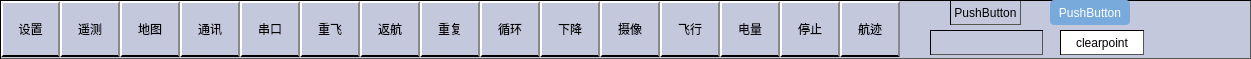
   <widget class="QWidget" name="toolwidget" native="true">
    <property name="geometry">
     <rect>
      <x>0</x>
      <y>0</y>
      <width>1251</width>
      <height>59</height>
     </rect>
    </property>
    <property name="styleSheet">
     <string notr="true">background-color: rgb(196, 200, 220);
border:1px solid;
border-bottom-color: rgb(85, 87, 83);
border-right-color: rgb(85, 87, 83);</string>
    </property>
    <widget class="QToolButton" name="toolButton_setting">
     <property name="geometry">
      <rect>
       <x>1</x>
       <y>1</y>
       <width>59</width>
       <height>56</height>
      </rect>
     </property>
     <property name="styleSheet">
      <string notr="true">QToolButton{color: rgb(0, 0, 0);
border: 2px solid ;
background-color: rgb(196, 200, 220);
border-top-color: rgb(255, 255, 255);
border-left-color: rgb(255, 255, 255);
border-right-color: rgb(136, 138, 133);
}

QToolButton:hover{border: 2px solid ;
background-color: white;
border-right-color: rgb(255, 255, 255);
border-bottom-color: rgb(255, 255, 255);
border-top-color: rgb(136, 138, 133);
border-left-color: rgb(136, 138, 133);}

QToolButton:pressed{border: 2px solid ;
background-color: white;
border-right-color: rgb(136, 138, 133);
border-bottom-color: rgb(136, 138, 133);
border-top-color: rgb(136, 138, 133);
border-left-color: rgb(136, 138, 133); }</string>
     </property>
     <property name="text">
      <string>设置</string>
     </property>
     <property name="icon">
      <iconset resource="resource/images.qrc">
       <normaloff>:/icons/droneicon/tool_tools_128px_524021_easyicon.net.ico</normaloff>:/icons/droneicon/tool_tools_128px_524021_easyicon.net.ico</iconset>
     </property>
     <property name="iconSize">
      <size>
       <width>36</width>
       <height>36</height>
      </size>
     </property>
     <property name="checkable">
      <bool>false</bool>
     </property>
     <property name="autoRepeat">
      <bool>false</bool>
     </property>
     <property name="autoExclusive">
      <bool>false</bool>
     </property>
     <property name="autoRepeatInterval">
      <number>100</number>
     </property>
     <property name="popupMode">
      <enum>QToolButton::DelayedPopup</enum>
     </property>
     <property name="toolButtonStyle">
      <enum>Qt::ToolButtonTextUnderIcon</enum>
     </property>
     <property name="autoRaise">
      <bool>true</bool>
     </property>
    </widget>
    <widget class="QToolButton" name="toolButton_8">
     <property name="geometry">
      <rect>
       <x>60</x>
       <y>1</y>
       <width>60</width>
       <height>56</height>
      </rect>
     </property>
     <property name="styleSheet">
      <string notr="true">QToolButton{color: rgb(0, 0, 0);
border: 2px solid ;
background-color: rgb(196, 200, 220);
border-top-color: rgb(255, 255, 255);
border-left-color: rgb(255, 255, 255);
border-right-color: rgb(136, 138, 133);
}

QToolButton:hover{border: 2px solid ;
background-color: white;
border-right-color: rgb(255, 255, 255);
border-bottom-color: rgb(255, 255, 255);
border-top-color: rgb(136, 138, 133);
border-left-color: rgb(136, 138, 133);}

QToolButton:pressed{border: 2px solid ;
background-color: white;
border-right-color: rgb(136, 138, 133);
border-bottom-color: rgb(136, 138, 133);
border-top-color: rgb(136, 138, 133);
border-left-color: rgb(136, 138, 133); }</string>
     </property>
     <property name="text">
      <string>遥测</string>
     </property>
     <property name="icon">
      <iconset resource="resource/images.qrc">
       <normaloff>:/icons/icons_10.31/drone_128px_1219960_easyicon.net.ico</normaloff>
       <normalon>:/icons/droneicon/btn_connected.png</normalon>:/icons/icons_10.31/drone_128px_1219960_easyicon.net.ico</iconset>
     </property>
     <property name="iconSize">
      <size>
       <width>36</width>
       <height>36</height>
      </size>
     </property>
     <property name="checkable">
      <bool>false</bool>
     </property>
     <property name="autoRepeat">
      <bool>false</bool>
     </property>
     <property name="autoExclusive">
      <bool>false</bool>
     </property>
     <property name="autoRepeatInterval">
      <number>100</number>
     </property>
     <property name="popupMode">
      <enum>QToolButton::DelayedPopup</enum>
     </property>
     <property name="toolButtonStyle">
      <enum>Qt::ToolButtonTextUnderIcon</enum>
     </property>
     <property name="autoRaise">
      <bool>true</bool>
     </property>
    </widget>
    <widget class="QToolButton" name="toolButton_9">
     <property name="geometry">
      <rect>
       <x>120</x>
       <y>1</y>
       <width>60</width>
       <height>56</height>
      </rect>
     </property>
     <property name="styleSheet">
      <string notr="true">QToolButton{color: rgb(0, 0, 0);
border: 2px solid ;
background-color: rgb(196, 200, 220);
border-top-color: rgb(255, 255, 255);
border-left-color: rgb(255, 255, 255);
border-right-color: rgb(136, 138, 133);
}

QToolButton:hover{border: 2px solid ;
background-color: white;
border-right-color: rgb(255, 255, 255);
border-bottom-color: rgb(255, 255, 255);
border-top-color: rgb(136, 138, 133);
border-left-color: rgb(136, 138, 133);}

QToolButton:pressed{border: 2px solid ;
background-color: white;
border-right-color: rgb(136, 138, 133);
border-bottom-color: rgb(136, 138, 133);
border-top-color: rgb(136, 138, 133);
border-left-color: rgb(136, 138, 133); }</string>
     </property>
     <property name="text">
      <string>地图</string>
     </property>
     <property name="icon">
      <iconset resource="resource/images.qrc">
       <normaloff>:/icons/icons_10.31/04_maps.ico</normaloff>
       <normalon>:/icons/icons_10.31/04_maps.ico</normalon>:/icons/icons_10.31/04_maps.ico</iconset>
     </property>
     <property name="iconSize">
      <size>
       <width>36</width>
       <height>36</height>
      </size>
     </property>
     <property name="checkable">
      <bool>false</bool>
     </property>
     <property name="autoRepeat">
      <bool>false</bool>
     </property>
     <property name="autoExclusive">
      <bool>false</bool>
     </property>
     <property name="autoRepeatInterval">
      <number>100</number>
     </property>
     <property name="popupMode">
      <enum>QToolButton::DelayedPopup</enum>
     </property>
     <property name="toolButtonStyle">
      <enum>Qt::ToolButtonTextUnderIcon</enum>
     </property>
     <property name="autoRaise">
      <bool>true</bool>
     </property>
    </widget>
    <widget class="QToolButton" name="toolButton_10">
     <property name="geometry">
      <rect>
       <x>180</x>
       <y>1</y>
       <width>60</width>
       <height>56</height>
      </rect>
     </property>
     <property name="styleSheet">
      <string notr="true">QToolButton{color: rgb(0, 0, 0);
border: 2px solid ;
background-color: rgb(196, 200, 220);
border-top-color: rgb(255, 255, 255);
border-left-color: rgb(255, 255, 255);
border-right-color: rgb(136, 138, 133);
}

QToolButton:hover{border: 2px solid ;
background-color: white;
border-right-color: rgb(255, 255, 255);
border-bottom-color: rgb(255, 255, 255);
border-top-color: rgb(136, 138, 133);
border-left-color: rgb(136, 138, 133);}

QToolButton:pressed{border: 2px solid ;
background-color: white;
border-right-color: rgb(136, 138, 133);
border-bottom-color: rgb(136, 138, 133);
border-top-color: rgb(136, 138, 133);
border-left-color: rgb(136, 138, 133); }</string>
     </property>
     <property name="text">
      <string>通讯</string>
     </property>
     <property name="icon">
      <iconset>
       <normaloff>:/ICONS/ICONS/tool/off.bmp</normaloff>
       <normalon>:/icons/toolbutton/on.bmp</normalon>:/ICONS/ICONS/tool/off.bmp</iconset>
     </property>
     <property name="iconSize">
      <size>
       <width>36</width>
       <height>36</height>
      </size>
     </property>
     <property name="checkable">
      <bool>false</bool>
     </property>
     <property name="autoRepeat">
      <bool>false</bool>
     </property>
     <property name="autoExclusive">
      <bool>false</bool>
     </property>
     <property name="autoRepeatInterval">
      <number>100</number>
     </property>
     <property name="popupMode">
      <enum>QToolButton::DelayedPopup</enum>
     </property>
     <property name="toolButtonStyle">
      <enum>Qt::ToolButtonTextUnderIcon</enum>
     </property>
     <property name="autoRaise">
      <bool>true</bool>
     </property>
    </widget>
    <widget class="QToolButton" name="toolButton_serial">
     <property name="geometry">
      <rect>
       <x>240</x>
       <y>1</y>
       <width>60</width>
       <height>56</height>
      </rect>
     </property>
     <property name="styleSheet">
      <string notr="true">QToolButton{color: rgb(0, 0, 0);
border: 2px solid ;
background-color: rgb(196, 200, 220);
border-top-color: rgb(255, 255, 255);
border-left-color: rgb(255, 255, 255);
border-right-color: rgb(136, 138, 133);
}

QToolButton:hover{border: 2px solid ;
background-color: white;
border-right-color: rgb(255, 255, 255);
border-bottom-color: rgb(255, 255, 255);
border-top-color: rgb(136, 138, 133);
border-left-color: rgb(136, 138, 133);}

QToolButton:pressed{border: 2px solid ;
background-color: white;
border-right-color: rgb(136, 138, 133);
border-bottom-color: rgb(136, 138, 133);
border-top-color: rgb(136, 138, 133);
border-left-color: rgb(136, 138, 133); }</string>
     </property>
     <property name="text">
      <string>串口</string>
     </property>
     <property name="icon">
      <iconset resource="resource/images.qrc">
       <normaloff>:/icons/icons_10.31/connect_128px_1083845_easyicon.net.ico</normaloff>
       <normalon>:/icons/icons_10.31/connect_128px_1083845_easyicon.net.ico</normalon>:/icons/icons_10.31/connect_128px_1083845_easyicon.net.ico</iconset>
     </property>
     <property name="iconSize">
      <size>
       <width>36</width>
       <height>36</height>
      </size>
     </property>
     <property name="checkable">
      <bool>false</bool>
     </property>
     <property name="autoRepeat">
      <bool>false</bool>
     </property>
     <property name="autoExclusive">
      <bool>false</bool>
     </property>
     <property name="autoRepeatInterval">
      <number>100</number>
     </property>
     <property name="popupMode">
      <enum>QToolButton::DelayedPopup</enum>
     </property>
     <property name="toolButtonStyle">
      <enum>Qt::ToolButtonTextUnderIcon</enum>
     </property>
     <property name="autoRaise">
      <bool>true</bool>
     </property>
    </widget>
    <widget class="QToolButton" name="toolButton_12">
     <property name="geometry">
      <rect>
       <x>300</x>
       <y>1</y>
       <width>60</width>
       <height>56</height>
      </rect>
     </property>
     <property name="styleSheet">
      <string notr="true">QToolButton{color: rgb(0, 0, 0);
border: 2px solid ;
background-color: rgb(196, 200, 220);
border-top-color: rgb(255, 255, 255);
border-left-color: rgb(255, 255, 255);
border-right-color: rgb(136, 138, 133);
}

QToolButton:hover{border: 2px solid ;
background-color: white;
border-right-color: rgb(255, 255, 255);
border-bottom-color: rgb(255, 255, 255);
border-top-color: rgb(136, 138, 133);
border-left-color: rgb(136, 138, 133);}

QToolButton:pressed{border: 2px solid ;
background-color: white;
border-right-color: rgb(136, 138, 133);
border-bottom-color: rgb(136, 138, 133);
border-top-color: rgb(136, 138, 133);
border-left-color: rgb(136, 138, 133); }</string>
     </property>
     <property name="text">
      <string>重飞</string>
     </property>
     <property name="icon">
      <iconset>
       <normaloff>:/ICONS/ICONS/tool/reset.bmp</normaloff>
       <normalon>:/icons/toolbutton/1267486145_restart(30px).bmp</normalon>:/ICONS/ICONS/tool/reset.bmp</iconset>
     </property>
     <property name="iconSize">
      <size>
       <width>36</width>
       <height>36</height>
      </size>
     </property>
     <property name="checkable">
      <bool>false</bool>
     </property>
     <property name="autoRepeat">
      <bool>false</bool>
     </property>
     <property name="autoExclusive">
      <bool>false</bool>
     </property>
     <property name="autoRepeatInterval">
      <number>100</number>
     </property>
     <property name="popupMode">
      <enum>QToolButton::DelayedPopup</enum>
     </property>
     <property name="toolButtonStyle">
      <enum>Qt::ToolButtonTextUnderIcon</enum>
     </property>
     <property name="autoRaise">
      <bool>true</bool>
     </property>
    </widget>
    <widget class="QToolButton" name="toolButton_13">
     <property name="geometry">
      <rect>
       <x>360</x>
       <y>1</y>
       <width>60</width>
       <height>56</height>
      </rect>
     </property>
     <property name="styleSheet">
      <string notr="true">QToolButton{color: rgb(0, 0, 0);
border: 2px solid ;
background-color: rgb(196, 200, 220);
border-top-color: rgb(255, 255, 255);
border-left-color: rgb(255, 255, 255);
border-right-color: rgb(136, 138, 133);
}

QToolButton:hover{border: 2px solid ;
background-color: white;
border-right-color: rgb(255, 255, 255);
border-bottom-color: rgb(255, 255, 255);
border-top-color: rgb(136, 138, 133);
border-left-color: rgb(136, 138, 133);}

QToolButton:pressed{border: 2px solid ;
background-color: white;
border-right-color: rgb(136, 138, 133);
border-bottom-color: rgb(136, 138, 133);
border-top-color: rgb(136, 138, 133);
border-left-color: rgb(136, 138, 133); }</string>
     </property>
     <property name="text">
      <string>返航</string>
     </property>
     <property name="icon">
      <iconset>
       <normaloff>:/ICONS/ICONS/tool/1.bmp</normaloff>
       <normalon>:/icons/toolbutton/1.bmp</normalon>:/ICONS/ICONS/tool/1.bmp</iconset>
     </property>
     <property name="iconSize">
      <size>
       <width>36</width>
       <height>36</height>
      </size>
     </property>
     <property name="checkable">
      <bool>false</bool>
     </property>
     <property name="autoRepeat">
      <bool>false</bool>
     </property>
     <property name="autoExclusive">
      <bool>false</bool>
     </property>
     <property name="autoRepeatInterval">
      <number>100</number>
     </property>
     <property name="popupMode">
      <enum>QToolButton::DelayedPopup</enum>
     </property>
     <property name="toolButtonStyle">
      <enum>Qt::ToolButtonTextUnderIcon</enum>
     </property>
     <property name="autoRaise">
      <bool>true</bool>
     </property>
    </widget>
    <widget class="QToolButton" name="toolButton_14">
     <property name="geometry">
      <rect>
       <x>420</x>
       <y>1</y>
       <width>60</width>
       <height>56</height>
      </rect>
     </property>
     <property name="styleSheet">
      <string notr="true">QToolButton{color: rgb(0, 0, 0);
border: 2px solid ;
background-color: rgb(196, 200, 220);
border-top-color: rgb(255, 255, 255);
border-left-color: rgb(255, 255, 255);
border-right-color: rgb(136, 138, 133);
}

QToolButton:hover{border: 2px solid ;
background-color: white;
border-right-color: rgb(255, 255, 255);
border-bottom-color: rgb(255, 255, 255);
border-top-color: rgb(136, 138, 133);
border-left-color: rgb(136, 138, 133);}

QToolButton:pressed{border: 2px solid ;
background-color: white;
border-right-color: rgb(136, 138, 133);
border-bottom-color: rgb(136, 138, 133);
border-top-color: rgb(136, 138, 133);
border-left-color: rgb(136, 138, 133); }</string>
     </property>
     <property name="text">
      <string>重复</string>
     </property>
     <property name="icon">
      <iconset>
       <normaloff>:/ICONS/ICONS/tool/1267486145_restart(30px).bmp</normaloff>
       <normalon>:/icons/toolbutton/1.jpg</normalon>:/ICONS/ICONS/tool/1267486145_restart(30px).bmp</iconset>
     </property>
     <property name="iconSize">
      <size>
       <width>36</width>
       <height>36</height>
      </size>
     </property>
     <property name="checkable">
      <bool>false</bool>
     </property>
     <property name="autoRepeat">
      <bool>false</bool>
     </property>
     <property name="autoExclusive">
      <bool>false</bool>
     </property>
     <property name="autoRepeatInterval">
      <number>100</number>
     </property>
     <property name="popupMode">
      <enum>QToolButton::DelayedPopup</enum>
     </property>
     <property name="toolButtonStyle">
      <enum>Qt::ToolButtonTextUnderIcon</enum>
     </property>
     <property name="autoRaise">
      <bool>true</bool>
     </property>
    </widget>
    <widget class="QToolButton" name="toolButton_15">
     <property name="geometry">
      <rect>
       <x>480</x>
       <y>1</y>
       <width>60</width>
       <height>56</height>
      </rect>
     </property>
     <property name="styleSheet">
      <string notr="true">QToolButton{color: rgb(0, 0, 0);
border: 2px solid ;
background-color: rgb(196, 200, 220);;
border-top-color: rgb(255, 255, 255);
border-left-color: rgb(255, 255, 255);
border-right-color: rgb(136, 138, 133);
}

QToolButton:hover{border: 2px solid ;
background-color: white;
border-right-color: rgb(255, 255, 255);
border-bottom-color: rgb(255, 255, 255);
border-top-color: rgb(136, 138, 133);
border-left-color: rgb(136, 138, 133);}

QToolButton:pressed{border: 2px solid ;
background-color: white;
border-right-color: rgb(136, 138, 133);
border-bottom-color: rgb(136, 138, 133);
border-top-color: rgb(136, 138, 133);
border-left-color: rgb(136, 138, 133); }</string>
     </property>
     <property name="text">
      <string>循环</string>
     </property>
     <property name="icon">
      <iconset>
       <normaloff>:/ICONS/ICONS/tool/loiter1.bmp</normaloff>
       <normalon>:/icons/toolbutton/loiter1.bmp</normalon>:/ICONS/ICONS/tool/loiter1.bmp</iconset>
     </property>
     <property name="iconSize">
      <size>
       <width>36</width>
       <height>36</height>
      </size>
     </property>
     <property name="checkable">
      <bool>false</bool>
     </property>
     <property name="autoRepeat">
      <bool>false</bool>
     </property>
     <property name="autoExclusive">
      <bool>false</bool>
     </property>
     <property name="autoRepeatInterval">
      <number>100</number>
     </property>
     <property name="popupMode">
      <enum>QToolButton::DelayedPopup</enum>
     </property>
     <property name="toolButtonStyle">
      <enum>Qt::ToolButtonTextUnderIcon</enum>
     </property>
     <property name="autoRaise">
      <bool>true</bool>
     </property>
    </widget>
    <widget class="QToolButton" name="toolButton_16">
     <property name="geometry">
      <rect>
       <x>540</x>
       <y>1</y>
       <width>60</width>
       <height>56</height>
      </rect>
     </property>
     <property name="styleSheet">
      <string notr="true">QToolButton{color: rgb(0, 0, 0);
border: 2px solid ;
background-color: rgb(196, 200, 220);
border-top-color: rgb(255, 255, 255);
border-left-color: rgb(255, 255, 255);
border-right-color: rgb(136, 138, 133);
}

QToolButton:hover{border: 2px solid ;
background-color: white;
border-right-color: rgb(255, 255, 255);
border-bottom-color: rgb(255, 255, 255);
border-top-color: rgb(136, 138, 133);
border-left-color: rgb(136, 138, 133);}

QToolButton:pressed{border: 2px solid ;
background-color: white;
border-right-color: rgb(136, 138, 133);
border-bottom-color: rgb(136, 138, 133);
border-top-color: rgb(136, 138, 133);
border-left-color: rgb(136, 138, 133); }</string>
     </property>
     <property name="text">
      <string>下降</string>
     </property>
     <property name="icon">
      <iconset>
       <normaloff>:/ICONS/ICONS/tool/Para_Yl.bmp</normaloff>
       <normalon>:/icons/toolbutton/Para_Yl.bmp</normalon>:/ICONS/ICONS/tool/Para_Yl.bmp</iconset>
     </property>
     <property name="iconSize">
      <size>
       <width>36</width>
       <height>36</height>
      </size>
     </property>
     <property name="checkable">
      <bool>false</bool>
     </property>
     <property name="autoRepeat">
      <bool>false</bool>
     </property>
     <property name="autoExclusive">
      <bool>false</bool>
     </property>
     <property name="autoRepeatInterval">
      <number>100</number>
     </property>
     <property name="popupMode">
      <enum>QToolButton::DelayedPopup</enum>
     </property>
     <property name="toolButtonStyle">
      <enum>Qt::ToolButtonTextUnderIcon</enum>
     </property>
     <property name="autoRaise">
      <bool>true</bool>
     </property>
    </widget>
    <widget class="QToolButton" name="toolButton_17">
     <property name="geometry">
      <rect>
       <x>600</x>
       <y>1</y>
       <width>60</width>
       <height>56</height>
      </rect>
     </property>
     <property name="styleSheet">
      <string notr="true">QToolButton{color: rgb(0, 0, 0);
border: 2px solid ;
background-color: rgb(196, 200, 220);
border-top-color: rgb(255, 255, 255);
border-left-color: rgb(255, 255, 255);
border-right-color: rgb(136, 138, 133);
}

QToolButton:hover{border: 2px solid ;
background-color: white;
border-right-color: rgb(255, 255, 255);
border-bottom-color: rgb(255, 255, 255);
border-top-color: rgb(136, 138, 133);
border-left-color: rgb(136, 138, 133);}

QToolButton:pressed{border: 2px solid ;
background-color: white;
border-right-color: rgb(136, 138, 133);
border-bottom-color: rgb(136, 138, 133);
border-top-color: rgb(136, 138, 133);
border-left-color: rgb(136, 138, 133); }</string>
     </property>
     <property name="text">
      <string>摄像</string>
     </property>
     <property name="icon">
      <iconset>
       <normaloff>:/ICONS/ICONS/tool/FlyCam_Yl.bmp</normaloff>
       <normalon>:/icons/droneicon/video_128px_26776_easyicon.net.ico</normalon>:/ICONS/ICONS/tool/FlyCam_Yl.bmp</iconset>
     </property>
     <property name="iconSize">
      <size>
       <width>36</width>
       <height>36</height>
      </size>
     </property>
     <property name="checkable">
      <bool>false</bool>
     </property>
     <property name="autoRepeat">
      <bool>false</bool>
     </property>
     <property name="autoExclusive">
      <bool>false</bool>
     </property>
     <property name="autoRepeatInterval">
      <number>100</number>
     </property>
     <property name="popupMode">
      <enum>QToolButton::DelayedPopup</enum>
     </property>
     <property name="toolButtonStyle">
      <enum>Qt::ToolButtonTextUnderIcon</enum>
     </property>
     <property name="autoRaise">
      <bool>true</bool>
     </property>
    </widget>
    <widget class="QToolButton" name="toolButton_18">
     <property name="geometry">
      <rect>
       <x>660</x>
       <y>1</y>
       <width>60</width>
       <height>56</height>
      </rect>
     </property>
     <property name="styleSheet">
      <string notr="true">QToolButton{color: rgb(0, 0, 0);
border: 2px solid ;
background-color: rgb(196, 200, 220);
border-top-color: rgb(255, 255, 255);
border-left-color: rgb(255, 255, 255);
border-right-color: rgb(136, 138, 133);
}

QToolButton:hover{border: 2px solid ;
background-color: white;
border-right-color: rgb(255, 255, 255);
border-bottom-color: rgb(255, 255, 255);
border-top-color: rgb(136, 138, 133);
border-left-color: rgb(136, 138, 133);}

QToolButton:pressed{border: 2px solid ;
background-color: white;
border-right-color: rgb(136, 138, 133);
border-bottom-color: rgb(136, 138, 133);
border-top-color: rgb(136, 138, 133);
border-left-color: rgb(136, 138, 133); }</string>
     </property>
     <property name="text">
      <string>飞行</string>
     </property>
     <property name="icon">
      <iconset>
       <normaloff>:/ICONS/ICONS/tool/planeind_red_32.bmp</normaloff>
       <normalon>:/icons/toolbutton/planeind_red_32.bmp</normalon>:/ICONS/ICONS/tool/planeind_red_32.bmp</iconset>
     </property>
     <property name="iconSize">
      <size>
       <width>36</width>
       <height>36</height>
      </size>
     </property>
     <property name="checkable">
      <bool>false</bool>
     </property>
     <property name="autoRepeat">
      <bool>false</bool>
     </property>
     <property name="autoExclusive">
      <bool>false</bool>
     </property>
     <property name="autoRepeatInterval">
      <number>100</number>
     </property>
     <property name="popupMode">
      <enum>QToolButton::DelayedPopup</enum>
     </property>
     <property name="toolButtonStyle">
      <enum>Qt::ToolButtonTextUnderIcon</enum>
     </property>
     <property name="autoRaise">
      <bool>true</bool>
     </property>
    </widget>
    <widget class="QToolButton" name="toolButton_19">
     <property name="geometry">
      <rect>
       <x>720</x>
       <y>1</y>
       <width>60</width>
       <height>56</height>
      </rect>
     </property>
     <property name="styleSheet">
      <string notr="true">QToolButton{color: rgb(0, 0, 0);
border: 2px solid ;
background-color: rgb(196, 200, 220);
border-top-color: rgb(255, 255, 255);
border-left-color: rgb(255, 255, 255);
border-right-color: rgb(136, 138, 133);
}

QToolButton:hover{border: 2px solid ;
background-color: white;
border-right-color: rgb(255, 255, 255);
border-bottom-color: rgb(255, 255, 255);
border-top-color: rgb(136, 138, 133);
border-left-color: rgb(136, 138, 133);}

QToolButton:pressed{border: 2px solid ;
background-color: white;
border-right-color: rgb(136, 138, 133);
border-bottom-color: rgb(136, 138, 133);
border-top-color: rgb(136, 138, 133);
border-left-color: rgb(136, 138, 133); 
padding-left:3px; padding-top:3px;border-style: inset;}</string>
     </property>
     <property name="text">
      <string>电量</string>
     </property>
     <property name="icon">
      <iconset>
       <normaloff>:/ICONS/ICONS/tool/mot2.bmp</normaloff>
       <normalon>:/icons/toolbutton/mot2.bmp</normalon>:/ICONS/ICONS/tool/mot2.bmp</iconset>
     </property>
     <property name="iconSize">
      <size>
       <width>36</width>
       <height>36</height>
      </size>
     </property>
     <property name="checkable">
      <bool>false</bool>
     </property>
     <property name="autoRepeat">
      <bool>false</bool>
     </property>
     <property name="autoExclusive">
      <bool>false</bool>
     </property>
     <property name="autoRepeatInterval">
      <number>100</number>
     </property>
     <property name="popupMode">
      <enum>QToolButton::DelayedPopup</enum>
     </property>
     <property name="toolButtonStyle">
      <enum>Qt::ToolButtonTextUnderIcon</enum>
     </property>
     <property name="autoRaise">
      <bool>true</bool>
     </property>
    </widget>
    <widget class="QToolButton" name="toolButton_20">
     <property name="geometry">
      <rect>
       <x>780</x>
       <y>1</y>
       <width>60</width>
       <height>56</height>
      </rect>
     </property>
     <property name="styleSheet">
      <string notr="true">QToolButton{color: rgb(0, 0, 0);
border: 2px solid ;
background-color: rgb(196, 200, 220);
border-top-color: rgb(255, 255, 255);
border-left-color: rgb(255, 255, 255);
border-right-color: rgb(136, 138, 133);
}

QToolButton:hover{border: 2px solid ;
background-color: white;
border-right-color: rgb(255, 255, 255);
border-bottom-color: rgb(255, 255, 255);
border-top-color: rgb(136, 138, 133);
border-left-color: rgb(136, 138, 133);}

QToolButton:pressed{border: 2px solid ;
background-color: white;
border-right-color: rgb(136, 138, 133);
border-bottom-color: rgb(136, 138, 133);
border-top-color: rgb(136, 138, 133);
border-left-color: rgb(136, 138, 133);
padding-left:3px; padding-top:3px;border-style: inset; }</string>
     </property>
     <property name="text">
      <string>停止</string>
     </property>
     <property name="icon">
      <iconset>
       <normaloff>:/ICONS/ICONS/tool/mot3.bmp</normaloff>
       <normalon>:/icons/toolbutton/mot3.bmp</normalon>:/ICONS/ICONS/tool/mot3.bmp</iconset>
     </property>
     <property name="iconSize">
      <size>
       <width>36</width>
       <height>36</height>
      </size>
     </property>
     <property name="checkable">
      <bool>false</bool>
     </property>
     <property name="autoRepeat">
      <bool>false</bool>
     </property>
     <property name="autoExclusive">
      <bool>false</bool>
     </property>
     <property name="autoRepeatInterval">
      <number>100</number>
     </property>
     <property name="popupMode">
      <enum>QToolButton::DelayedPopup</enum>
     </property>
     <property name="toolButtonStyle">
      <enum>Qt::ToolButtonTextUnderIcon</enum>
     </property>
     <property name="autoRaise">
      <bool>true</bool>
     </property>
    </widget>
    <widget class="QToolButton" name="toolButton_mappoints">
     <property name="geometry">
      <rect>
       <x>840</x>
       <y>1</y>
       <width>60</width>
       <height>56</height>
      </rect>
     </property>
     <property name="styleSheet">
      <string notr="true">QToolButton{color: rgb(0, 0, 0);
border: 2px solid ;
background-color: rgb(196, 200, 220);
border-top-color: rgb(255, 255, 255);
border-left-color: rgb(255, 255, 255);
border-right-color: rgb(136, 138, 133);
}

QToolButton:hover{border: 2px solid ;
background-color: white;
border-right-color: rgb(255, 255, 255);
border-bottom-color: rgb(255, 255, 255);
border-top-color: rgb(136, 138, 133);
border-left-color: rgb(136, 138, 133);}

QToolButton:pressed{border: 2px solid ;
background-color: white;
border-right-color: rgb(136, 138, 133);
border-bottom-color: rgb(136, 138, 133);
border-top-color: rgb(136, 138, 133);
border-left-color: rgb(136, 138, 133); 
padding-left:3px; padding-top:3px;border-style: inset;}</string>
     </property>
     <property name="text">
      <string>航迹</string>
     </property>
     <property name="icon">
      <iconset>
       <normaloff>:/ICONS/ICONS/tool/plane1.png</normaloff>
       <normalon>:/icons/toolbutton/plane1.png</normalon>:/ICONS/ICONS/tool/plane1.png</iconset>
     </property>
     <property name="iconSize">
      <size>
       <width>36</width>
       <height>36</height>
      </size>
     </property>
     <property name="checkable">
      <bool>false</bool>
     </property>
     <property name="autoRepeat">
      <bool>false</bool>
     </property>
     <property name="autoExclusive">
      <bool>false</bool>
     </property>
     <property name="autoRepeatInterval">
      <number>100</number>
     </property>
     <property name="popupMode">
      <enum>QToolButton::DelayedPopup</enum>
     </property>
     <property name="toolButtonStyle">
      <enum>Qt::ToolButtonTextUnderIcon</enum>
     </property>
     <property name="autoRaise">
      <bool>true</bool>
     </property>
    </widget>
    <widget class="QLineEdit" name="msgEdit">
     <property name="geometry">
      <rect>
       <x>930</x>
       <y>30</y>
       <width>113</width>
       <height>25</height>
      </rect>
     </property>
    </widget>
    <widget class="QPushButton" name="btnSend">
     <property name="geometry">
      <rect>
       <x>1060</x>
       <y>30</y>
       <width>84</width>
       <height>25</height>
      </rect>
     </property>
     <property name="styleSheet">
      <string notr="true">QPushButton{background-color:white; color: black;}

QPushButton:hover{background-color:black;color: white;    border: 2px groove gray;border-style: outset;}

QPushButton:pressed{background-color:rgb(85, 170, 255);border-style: inset; }</string>
     </property>
     <property name="text">
      <string>clearpoint</string>
     </property>
    </widget>
    <widget class="QPushButton" name="pushButton">
     <property name="geometry">
      <rect>
       <x>950</x>
       <y>0</y>
       <width>71</width>
       <height>25</height>
      </rect>
     </property>
     <property name="styleSheet">
      <string notr="true"/>
     </property>
     <property name="text">
      <string>PushButton</string>
     </property>
    </widget>
    <widget class="QPushButton" name="pushButton_2">
     <property name="geometry">
      <rect>
       <x>1050</x>
       <y>0</y>
       <width>80</width>
       <height>25</height>
      </rect>
     </property>
     <property name="styleSheet">
      <string notr="true">QToolButton#nsccButton {
        border: none;
        color: rgb(2, 65, 132);
        background: transparent;
        padding: 10px;
        qproperty-icon: url(:/White/nscc);
        qproperty-iconSize: 32px 32px;
        qproperty-toolButtonStyle: ToolButtonTextUnderIcon;
}
QToolButton#nsccButton:hover {
        background: rgb(187, 212, 238);
}

QToolButton#transferButton {
        border: none;
        color: rgb(2, 65, 132);
        background: transparent;
        padding: 10px;
        qproperty-icon: url(:/White/transfer);
        qproperty-iconSize: 32px 32px;
        qproperty-toolButtonStyle: ToolButtonTextUnderIcon;
}
QToolButton#transferButton:hover {
        background: rgb(187, 212, 238);
}

/**********按钮**********/
QPushButton{
        border-radius: 4px;
        border: none;
        width: 75px;
        height: 25px;
}
QPushButton:enabled {
        background: rgb(120, 170, 220);
        color: white;
}
QPushButton:!enabled {
        background: rgb(180, 180, 180);
        color: white;
}
QPushButton:enabled:hover{
        background: rgb(100, 160, 220);
}
QPushButton:enabled:pressed{
        background: rgb(0, 78, 161);
}

QPushButton#blueButton {
        color: white;
}
QPushButton#blueButton:enabled {
        background: rgb(0, 78, 161);
        color: white;
}
QPushButton:!enabled {
        background: rgb(180, 180, 180);
        color: white;
}
QPushButton#blueButton:enabled:hover {
        background: rgb(2, 65, 132);
}
QPushButton#blueButton:enabled:pressed {
        background: rgb(6, 94, 187);
}

QPushButton#selectButton {
        border: none;
        border-radius: none;
        border-left: 1px solid rgb(111, 156, 207);
        background: transparent;
        image: url(:/White/scan);
        color: rgb(51, 51, 51);
}
QPushButton#selectButton:enabled:hover{
        background: rgb(187, 212, 238);
}
QPushButton#selectButton:enabled:pressed{
        background: rgb(120, 170, 220);
}

QPushButton#linkButton {
        background: transparent;
        color: rgb(0, 160, 230);
        text-align:left;
}
QPushButton#linkButton:hover {
        color: rgb(20, 185, 255);
        text-decoration: underline;
}
QPushButton#linkButton:pressed {
        color: rgb(0, 160, 230);
}

QPushButton#transparentButton {
        background: transparent;
}

</string>
     </property>
     <property name="text">
      <string>PushButton</string>
     </property>
    </widget>
   </widget>
